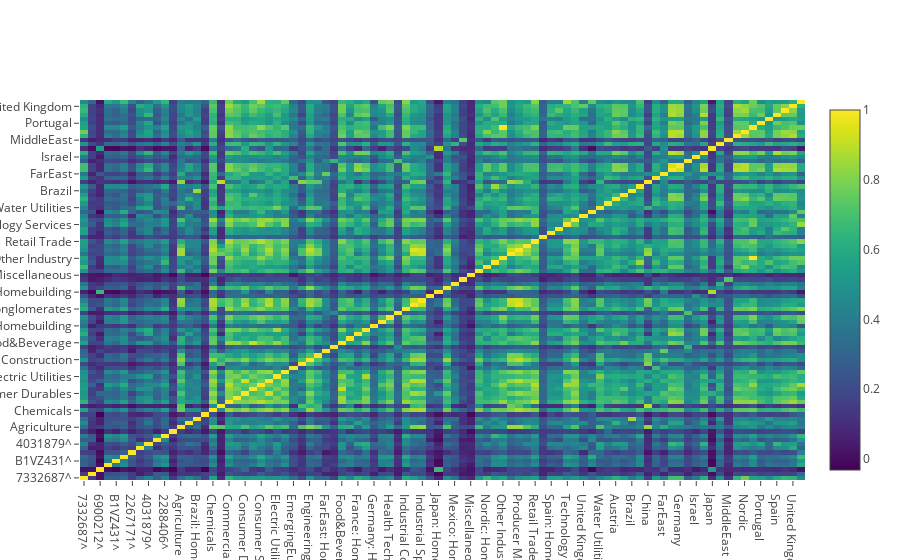

Write notebook code for a chart like this one.
### Code cell
#create an interactive heatmap
tickers = list(combo.columns)
trace = go.Heatmap(z=co.tolist(),x=tickers,y=tickers,colorscale='Viridis')
data=[trace]
iplot(data)

### Figure 1 — Plotly figure (JSON) as saved in the notebook; plotly's stock layout.template omitted (floating-point values rounded to 4 significant figures; data arrays with more than 128 entries replaced by an {"elided": "..."} marker saying what was removed)
{"data": [{"colorscale": "Viridis", "type": "heatmap", "x": ["7332687^", "B3B5J07^", "6900212^", "B3P2CN8^", "B1VZ431^", "2816023^", "2267171^", "B39J2M4^", "4031879^", "B15RZR4^", "2288406^", "Africa: Homebuilding", "Agriculture", "Austria: Homebuilding", "Brazil: Homebuilding", "Canada: Homebuilding", "Chemicals", "China: Homebuilding", "Commercial Services", "Communications", "Consumer Durables", "Consumer Non-Durables", "Consumer Services", "Distribution Services", "Electric Utilities", "Electronic Technology", "EmergingEurope: Homebuilding", "Energy Minerals", "Engineering & Construction", "Environmental Services", "FarEast: Homebuilding", "Finance", "Food&Beverage", "Forest Products", "France: Homebuilding", "Gas Distributors", "Germany: Homebuilding", "Health Services", "Health Technology", "India: Homebuilding", "Industrial Conglomerates", "Industrial Machinery", "Industrial Specialties", "Israel: Homebuilding", "Japan: Homebuilding", "Marine Shipping", "Mexico: Homebuilding", "MiddleEast: Homebuilding", "Miscellaneous", "Non-Energy Minerals", "Nordic: Homebuilding", "Oil&Gas", "Other Industry", "Process Industries", "Producer Manufacturing", "Pulp & Paper", "Retail Trade", "SouthAmerica: Homebuilding", "Spain: Homebuilding", "Switzerland: Homebuilding", "Technology Services", "Transportation", "United Kingdom: Homebuilding", "United States: Homebuilding", "Water Utilities", "Africa", "Austria", "Belgium", "Brazil", "Canada", "China", "EmergingEurope", "FarEast", "France", "Germany", "India", "Israel", "Italy", "Japan", "Mexico", "MiddleEast", "Netherlands", "Nordic", "Other Country", "Portugal", "SouthAmerica", "Spain", "Switzerland", "United Kingdom", "United States"], "y": ["7332687^", "B3B5J07^", "6900212^", "B3P2CN8^", "B1VZ431^", "2816023^", "2267171^", "B39J2M4^", "4031879^", "B15RZR4^", "2288406^", "Africa: Homebuilding", "Agriculture", "Austria: Homebuilding", "Brazil: Homebuilding", "Canada: Homebuilding", "Chemicals", "China: Homebuilding", "Commercial Services", "Communications", "Consumer Durables", "Consumer Non-Durables", "Consumer Services", "Distribution Services", "Electric Utilities", "Electronic Technology", "EmergingEurope: Homebuilding", "Energy Minerals", "Engineering & Construction", "Environmental Services", "FarEast: Homebuilding", "Finance", "Food&Beverage", "Forest Products", "France: Homebuilding", "Gas Distributors", "Germany: Homebuilding", "Health Services", "Health Technology", "India: Homebuilding", "Industrial Conglomerates", "Industrial Machinery", "Industrial Specialties", "Israel: Homebuilding", "Japan: Homebuilding", "Marine Shipping", "Mexico: Homebuilding", "MiddleEast: Homebuilding", "Miscellaneous", "Non-Energy Minerals", "Nordic: Homebuilding", "Oil&Gas", "Other Industry", "Process Industries", "Producer Manufacturing", "Pulp & Paper", "Retail Trade", "SouthAmerica: Homebuilding", "Spain: Homebuilding", "Switzerland: Homebuilding", "Technology Services", "Transportation", "United Kingdom: Homebuilding", "United States: Homebuilding", "Water Utilities", "Africa", "Austria", "Belgium", "Brazil", "Canada", "China", "EmergingEurope", "FarEast", "France", "Germany", "India", "Israel", "Italy", "Japan", "Mexico", "MiddleEast", "Netherlands", "Nordic", "Other Country", "Portugal", "SouthAmerica", "Spain", "Switzerland", "United Kingdom", "United States"], "z": {"elided": "90x90 float values"}}], "layout": {}}
